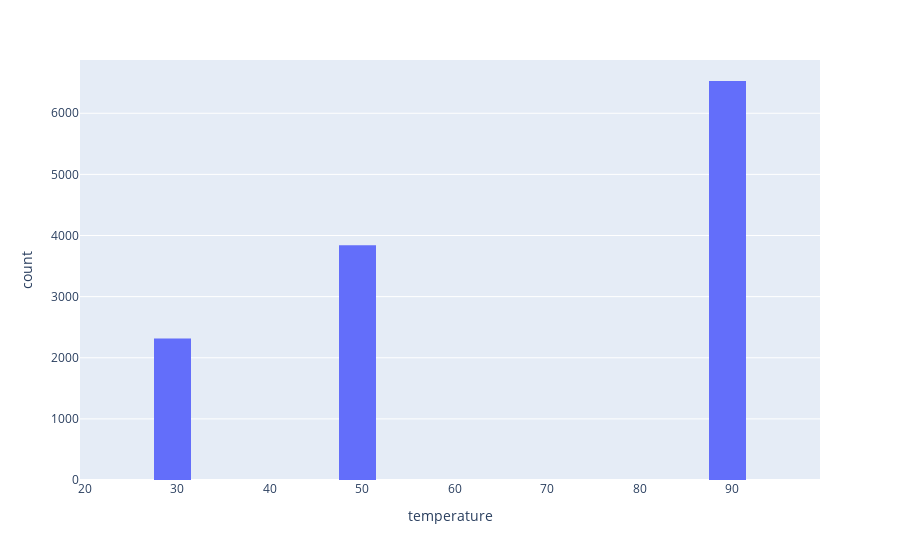

This figure's notebook cell:
### Markdown cell above
6. Use a histogram to visualize the temperature column.

### Code cell
fig = px.histogram(data, "temperature")
fig.update_layout(bargap=0.8)
fig.show()

### Figure 1 — Plotly figure (JSON) as saved in the notebook; plotly's stock layout.template omitted (floating-point values rounded to 4 significant figures; data arrays with more than 128 entries replaced by an {"elided": "..."} marker saying what was removed)
{"data": [{"alignmentgroup": "True", "bingroup": "x", "hovertemplate": "temperature=%{x}<br>count=%{y}<extra></extra>", "legendgroup": "", "marker": {"color": "#636efa", "pattern": {"shape": ""}}, "name": "", "offsetgroup": "", "orientation": "v", "showlegend": false, "type": "histogram", "x": {"elided": "12684 int values"}, "xaxis": "x", "yaxis": "y"}], "layout": {"bargap": 0.8, "barmode": "relative", "legend": {"tracegroupgap": 0}, "margin": {"t": 60}, "xaxis": {"anchor": "y", "domain": [0, 1], "title": {"text": "temperature"}}, "yaxis": {"anchor": "x", "domain": [0, 1], "title": {"text": "count"}}}}
